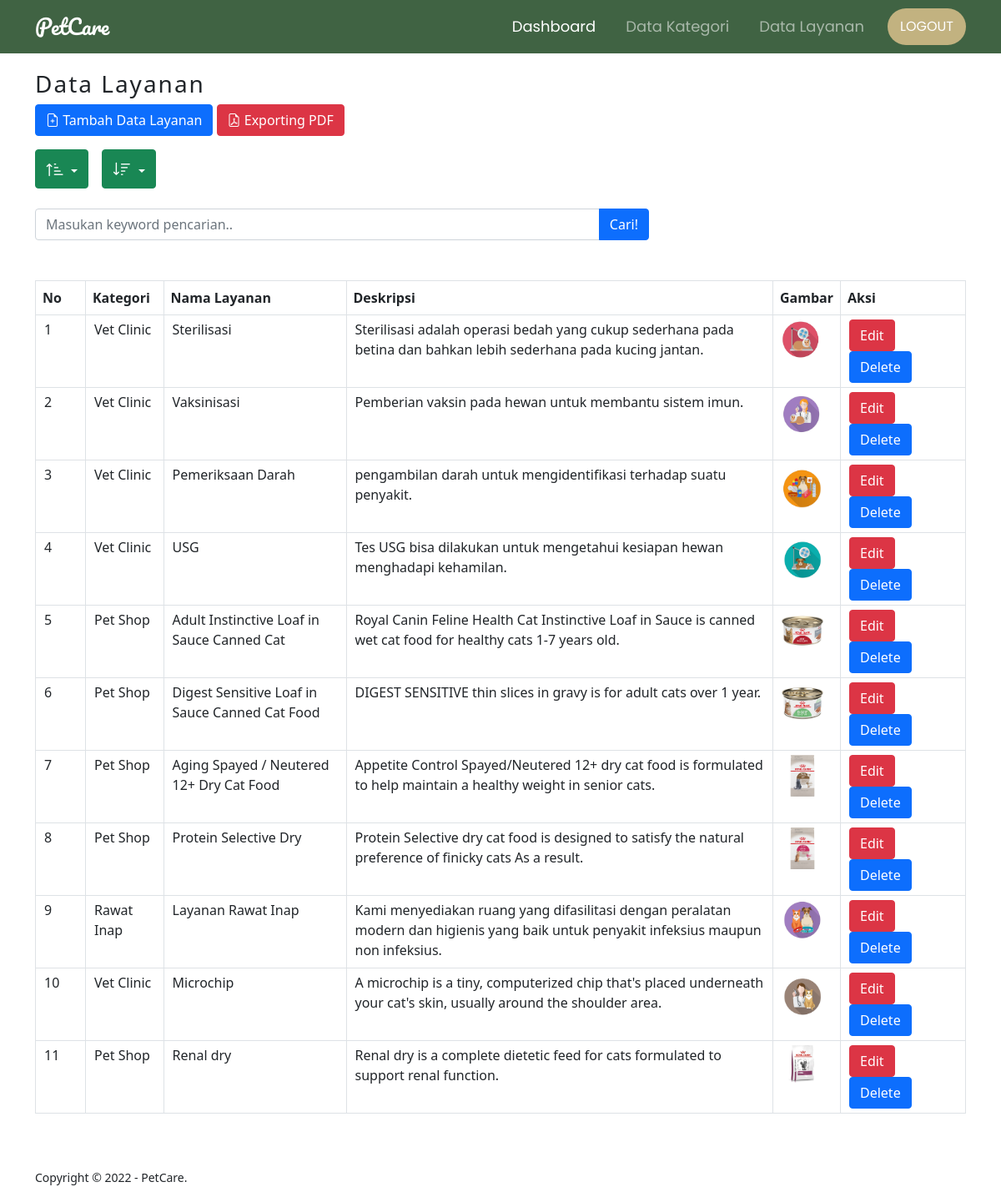
The page /data-layanan.php (signed in) on the database its author committed.
### tables this page shows
CREATE TABLE `layanan` (
  `id_layanan` int(11) NOT NULL,
  `id_kategori` int(11) NOT NULL,
  `nama` varchar(100) NOT NULL,
  `deskripsi` text NOT NULL,
  `gambar` varchar(100) NOT NULL
);

CREATE TABLE `kategori` (
  `id_kategori` int(11) NOT NULL,
  `nama_kategori` varchar(50) NOT NULL
);

### functions.php (called while the page is built, shortened)
<?php
$conn = mysqli_connect("localhost", "root", "", "pw2022_213040018") or die ("Koneksi Gagal!");
function query($query) {
    global $conn;
    $result = mysqli_query($conn, $query) or die(mysqli_error($conn));
    $rows = [];
    while ($row = mysqli_fetch_assoc($result)) {
            $rows[] = $row;
    }
    return $rows;
}
?>

### data-layanan.php (the view, shortened to what this page needs)
<?php
require 'functions.php';
$layanan = query("SELECT * FROM layanan LEFT JOIN kategori USING (id_kategori)");
?>
<!doctype html>
<html lang="en">
  <head>
    <link href="https://cdn.jsdelivr.net/npm/bootstrap@5.0.2/dist/css/bootstrap.min.css" rel="stylesheet">
    <link rel="stylesheet" href="css/style.css" />
    <link rel="stylesheet" href="https://cdn.jsdelivr.net/npm/bootstrap-icons@1.8.3/font/bootstrap-icons.css">
  </head>
  <body>
    <nav
      class="navbar navbar-expand-lg navbar-dark"
      style="background-color: #406343"
    >
      <div class="container">
        <a class="navbar-brand" href="index.php">PetCare</a>
        <div class="collapse navbar-collapse" id="navbarNav">
          <ul class="navbar-nav ms-auto">
            <li class="nav-item">
              <a class="nav-link active" aria-current="page" href="index.php"
                >Dashboard</a
              >
            </li>
            <li class="nav-item">
              <a class="nav-link" href="data-kategori.php">Data Kategori</a>
            </li>
            <li class="nav-item">
              <a class="nav-link" href="data-layanan">Data Layanan</a>
            </li>
          </ul>
          <form class="d-flex">
            <a href="logout.php" class="btn">Logout</a>
          </form>
        </div>
      </div>
    </nav>
    <div class="container">
      <div class="texth3" style="padding-top: 20px;">
        <h3>Data Layanan</h3>
      </div>
      <a href="tambah-layanan.php" class="btn btn-primary" tabindex="-1" role="button"><i class="bi bi-file-earmark-plus"></i>&nbsp;Tambah Data Layanan</a>
      <a href="cetak.php" target="_blank" class="btn btn-danger" tabindex="-1" role="button"><i class="bi bi-file-earmark-pdf"></i>&nbsp;Exporting PDF</a>
      <?php
       require 'mengurutkan.php';
      ?>
      <div class="row mt-4">
          <div class="col-8">
            <form action="" method="get">
              <div class="input-group">
                <input type="text" class="form-control" name="keyword" id="keyword" autofocus autocomplete="off" placeholder="Masukan keyword pencarian.." >
                <button class="btn btn-primary" type="submit" id="tombol-cari" name="cari">Cari!</button>
              </div>
            </form>
          </div>
        </div>
      <div id="container">
        <div class="row my-5">
          <div class="col-md">
            <table class="table table-bordered" style="width: 100%;">
              <thead>
                <tr>
                  <th width="60px" scope="col">No</th>
                  <th scope="col">Kategori</th>
                  <th scope="col">Nama Layanan</th>
                  <th scope="col">Deskripsi</th>
                  <th scope="col">Gambar</th>
                  <th width="150px">Aksi</th>
                </tr>
              </thead>
                <tbody>
                <?php $no = 1; ?>
                <?php foreach($layanan as $row) { ?>
                    <tr>
                      <td><?= $no++ ?></td>
                      <td><?= $row["nama_kategori"] ?></td>
                      <td><?= $row["nama"] ?></td>
                      <td><?= $row["deskripsi"] ?></td>
                      <td> <a href="img/<?= $row["gambar"] ?>" target="_blank"> <img src="img/<?= $row["gambar"] ?>" width="50px"></a></td>
                      <td>
                        <a href="ubah-layanan.php?id=<?= $row["id_layanan"] ?>" class="btn btn-danger">Edit</a>
                        <a href="hapus.php?idl=<?= $row["id_layanan"] ?>" class="btn btn-primary" onclick="return confirm('Apakah Anda yakin ingin menghapus?')">Delete</a>
                      </td>
                      </tr>
                      <?php } ?>
                </tbody>
              </table>
            </div>
          </div>
        </div>
      </div>
      <footer>
        <div class="container">
          <small>Copyright &copy; 2022 - PetCare.</small>
        </div>
      </footer>
  </body>
</html>

### css/style.css (style rules this page uses)
* { padding: 0; margin: 0; box-sizing: border-box; }
.navbar { font-family: "Poppins", sans-serif; }
.navbar-brand { font-family: "Pacifico", cursive; font-size: 25px; }
.nav-item { font-size: 18px; padding-right: 20px; }
.d-flex .btn { font-size: 16px; background-color: #c2b280; border-radius: 50px; color: white; text-transform: uppercase; padding: 9px 14px; }
.texth3 { font-size: 50px; font-weight: 400; letter-spacing: 2px; }
.table { width: 100%; border-collapse: collapse; }
.table tr { height: 30px; }
.table tr td { padding: 5px 10px; }

### rows shown on the page
layanan: id_kategori.nama_kategori "Vet Clinic", nama "Sterilisasi", deskripsi "Sterilisasi adalah operasi bedah yang cukup sederhana pada betina dan bahkan lebih sederhana pada kucing jantan.", gambar (picture)
layanan: id_kategori.nama_kategori "Vet Clinic", nama "Vaksinisasi", deskripsi "Pemberian vaksin pada hewan untuk membantu sistem imun.", gambar (picture)
layanan: id_kategori.nama_kategori "Vet Clinic", nama "Pemeriksaan Darah", deskripsi "pengambilan darah untuk mengidentifikasi terhadap suatu penyakit.", gambar (picture)
layanan: id_kategori.nama_kategori "Vet Clinic", nama "USG", deskripsi "Tes USG bisa dilakukan untuk mengetahui kesiapan hewan menghadapi kehamilan.", gambar (picture)
layanan: id_kategori.nama_kategori "Pet Shop", nama "Adult Instinctive Loaf in Sauce Canned Cat", deskripsi "Royal Canin Feline Health Cat Instinctive Loaf in Sauce is canned wet cat food for healthy cats 1-7 years old.", gambar (picture)
layanan: id_kategori.nama_kategori "Pet Shop", nama "Digest Sensitive Loaf in Sauce Canned Cat Food", deskripsi "DIGEST SENSITIVE thin slices in gravy is for adult cats over 1 year.", gambar (picture)
layanan: id_kategori.nama_kategori "Pet Shop", nama "Aging Spayed / Neutered 12+ Dry Cat Food", deskripsi "Appetite Control Spayed/Neutered 12+ dry cat food is formulated to help maintain a healthy weight in senior cats.", gambar (picture)
layanan: id_kategori.nama_kategori "Pet Shop", nama "Protein Selective Dry", deskripsi "Protein Selective dry cat food is designed to satisfy the natural preference of finicky cats As a result.", gambar (picture)
layanan: id_kategori.nama_kategori "Rawat Inap", nama "Layanan Rawat Inap", deskripsi "Kami menyediakan ruang yang difasilitasi dengan peralatan modern dan higienis yang baik untuk penyakit infeksius maupun non infeksius.", gambar (picture)
layanan: id_kategori.nama_kategori "Vet Clinic", nama "Microchip", deskripsi "A microchip is a tiny, computerized chip that's placed underneath your cat's skin, usually around the shoulder area.", gambar (picture)
layanan: id_kategori.nama_kategori "Pet Shop", nama "Renal dry", deskripsi "Renal dry is a complete dietetic feed for cats formulated to support renal function.", gambar (picture)
